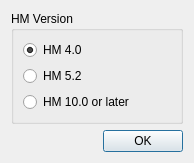
<?xml version="1.0" encoding="UTF-8"?>
<ui version="4.0">
 <class>BitstreamVersionSelector</class>
 <widget class="QDialog" name="BitstreamVersionSelector">
  <property name="geometry">
   <rect>
    <x>0</x>
    <y>0</y>
    <width>194</width>
    <height>152</height>
   </rect>
  </property>
  <property name="windowTitle">
   <string>Select HM Version</string>
  </property>
  <layout class="QVBoxLayout" name="verticalLayout">
   <item>
    <widget class="QGroupBox" name="groupBox">
     <property name="title">
      <string>HM Version</string>
     </property>
     <layout class="QHBoxLayout" name="horizontalLayout_2">
      <item>
       <layout class="QHBoxLayout" name="horizontalLayout">
        <item>
         <layout class="QVBoxLayout" name="verticalLayout_2">
          <item>
           <widget class="QRadioButton" name="version40">
            <property name="text">
             <string>HM 4.0</string>
            </property>
            <property name="checked">
             <bool>true</bool>
            </property>
           </widget>
          </item>
          <item>
           <widget class="QRadioButton" name="version52">
            <property name="enabled">
             <bool>true</bool>
            </property>
            <property name="text">
             <string>HM 5.2</string>
            </property>
           </widget>
          </item>
          <item>
           <widget class="QRadioButton" name="version100">
            <property name="enabled">
             <bool>true</bool>
            </property>
            <property name="text">
             <string>HM 10.0 or later</string>
            </property>
           </widget>
          </item>
         </layout>
        </item>
       </layout>
      </item>
     </layout>
    </widget>
   </item>
   <item>
    <widget class="QDialogButtonBox" name="buttonBox">
     <property name="orientation">
      <enum>Qt::Horizontal</enum>
     </property>
     <property name="standardButtons">
      <set>QDialogButtonBox::Ok</set>
     </property>
    </widget>
   </item>
  </layout>
 </widget>
 <resources/>
 <connections>
  <connection>
   <sender>buttonBox</sender>
   <signal>accepted()</signal>
   <receiver>BitstreamVersionSelector</receiver>
   <slot>accept()</slot>
   <hints>
    <hint type="sourcelabel">
     <x>248</x>
     <y>254</y>
    </hint>
    <hint type="destinationlabel">
     <x>157</x>
     <y>274</y>
    </hint>
   </hints>
  </connection>
  <connection>
   <sender>buttonBox</sender>
   <signal>rejected()</signal>
   <receiver>BitstreamVersionSelector</receiver>
   <slot>reject()</slot>
   <hints>
    <hint type="sourcelabel">
     <x>316</x>
     <y>260</y>
    </hint>
    <hint type="destinationlabel">
     <x>286</x>
     <y>274</y>
    </hint>
   </hints>
  </connection>
 </connections>
</ui>
